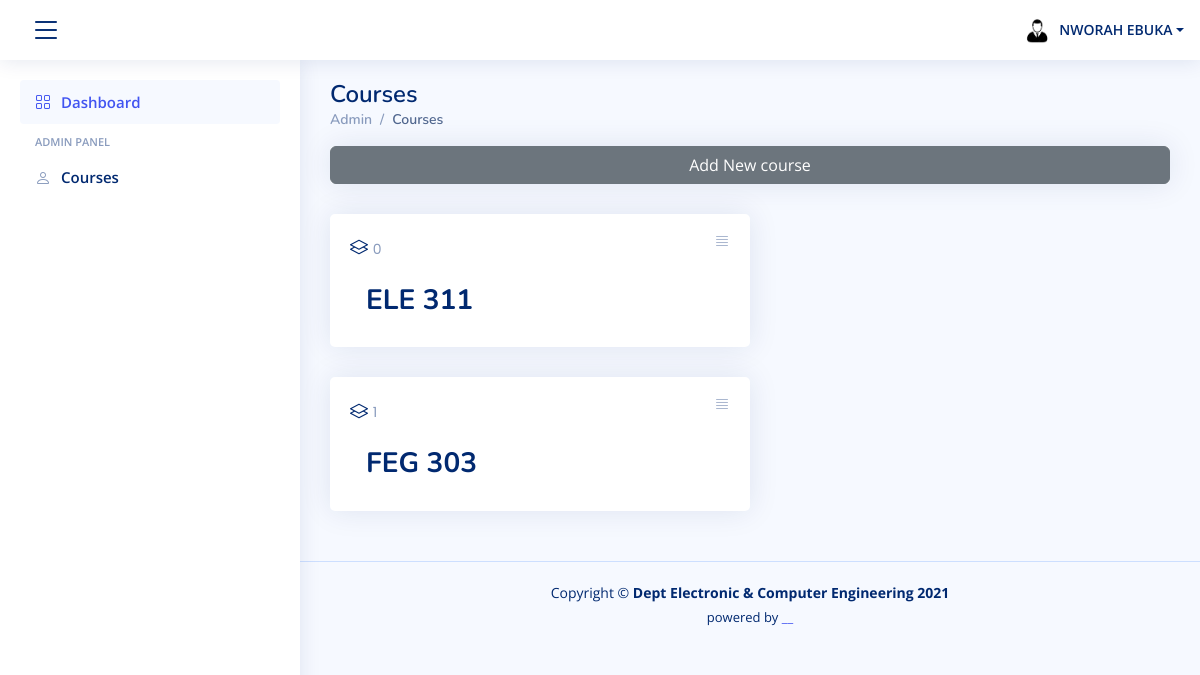
Before: /courses/ (signed in) with the older database file.
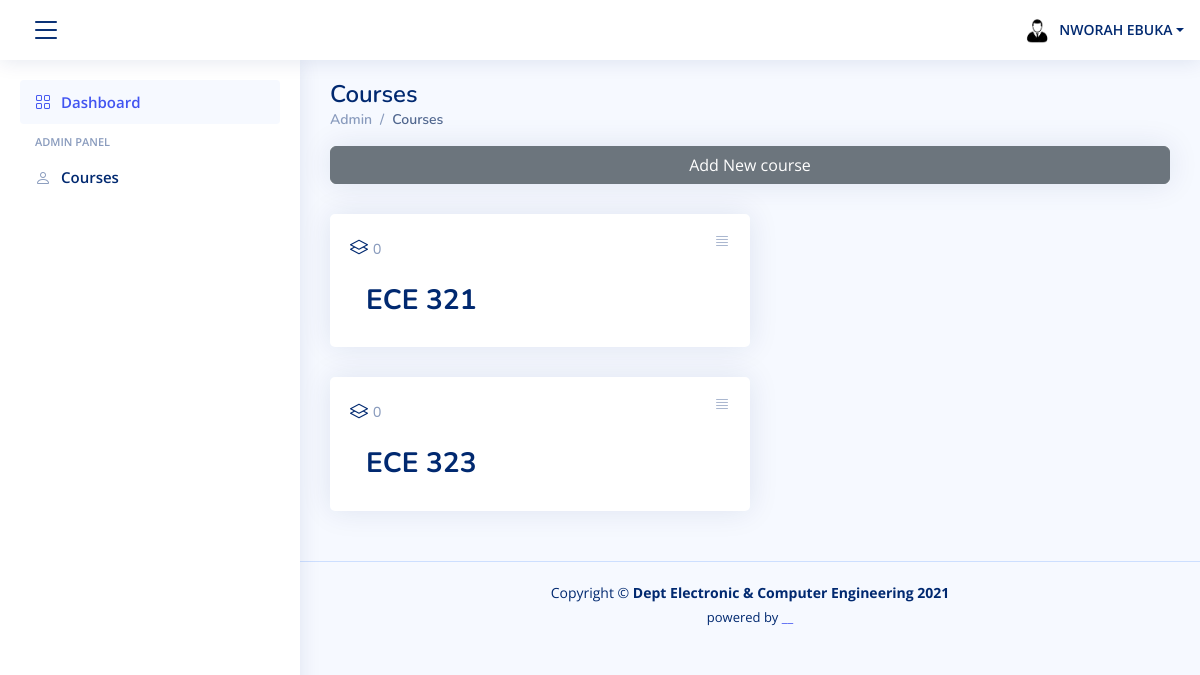
After: the same page with the newer database file.
### attendance/models.py (models this page shows, shortened)
class Course(models.Model):
    name_choices = settings.COURSE_LIST
    name = models.CharField(max_length=255, choices=name_choices, unique=True)
    def total_attendance(self):
        return self.attendance_set.count()

### attendance/views.py (the view)
# urls.py: path('courses/', CourseList, name='course_list'),
def CourseList(request):
    course = Course.objects.all().order_by('name')
    student = Student.objects.get(reg_number=request.user)
    sex = {'M':'male'}.get(student.sex)
    context = {'courses':course, 'CourseForm':CourseForm, 'sex':sex}
    return render(request, template_name='course_list.html', context=context)

### templates/course_list.html (shortened to what this page needs)
{% extends "partials/base.html" %}
{% block content %}
<main id="main" class="main">
    <div class="pagetitle">
      <h1>Courses</h1>
      <nav>
        <ol class="breadcrumb">
          <li class="breadcrumb-item">Admin</li>
          <li class="breadcrumb-item active">Courses</li>
        </ol>
      </nav>
    </div>
        <div class="card">
             <button type="button" class="btn btn-secondary" data-bs-toggle="modal" data-bs-target="#verticalycentered">
            Add New course
            </button>
        </div>
      <section class="section dashboard">
        {% if courses %}
        {%for course in courses%}
                <div class="col-xxl-4 col-md-6">
                  <div class="card info-card sales-card">
                    <div class="filter">
                      <a class="icon" href="#" data-bs-toggle="dropdown"><i class="bi bi-justify"></i></a>
                    </div>
                    <div class="card-body">
                      <div class="card-title bi-layers"> <span> {{course.total_attendance}} </span></div>
                      <div class="d-flex align-items-center">
                        <div class="ps-3">
                          <h6>{{course.name}}</h6>
                        </div>
                      </div>
                    </div>
                </div>
            </div>
        {%endfor%}
    {%endif%}
        </section>
  </main>
  {% endblock %}

### templates/partials/base.html (shortened to what this page needs)
{% load static %}
<!DOCTYPE html>
<html lang="en">
<head>
  <link href="{% static 'assets/vendor/bootstrap/css/bootstrap.min.css' %}" rel="stylesheet">
  <link href="{% static 'assets/vendor/bootstrap-icons/bootstrap-icons.css' %}" rel="stylesheet">
  <link href="{% static 'assets/css/style.css' %}" rel="stylesheet">
</head>
<body>
  <header id="header" class="header fixed-top d-flex align-items-center">
    <div class="d-flex align-items-center justify-content-between">
      <i class="bi bi-list toggle-sidebar-btn"></i>
    </div>
    <nav class="header-nav ms-auto">
      <ul class="d-flex align-items-center">
        {% if request.user.is_authenticated %}
        <li class="nav-item dropdown pe-3">
          <a class="nav-link nav-profile d-flex align-items-center pe-0" href="#" data-bs-toggle="dropdown">
            {% if sex %}
            <img src="{% static 'assets/img/male.jpg' %}" alt="Profile" class="rounded-circle">
            {% else %}
            <img src="{% static 'assets/img/female.jpg' %}" alt="Profile" class="rounded-circle">
            {%endif%}
            <span class="d-md-block dropdown-toggle ps-2">{{request.user.first_name|upper }} {{request.user.last_name|upper}}</span>
          </a>
        </li>
      </ul>
      {% else %}
      <div class="d-flex align-items-center ">
        <div class="logo  text-center">
          <span class=" d-lg-block " style="padding-left:20px"><a href="{%url 'login'%}">Login</a></span>
        </div>
      </div>
      {%endif%}
    </nav>
  </header>
  <aside id="sidebar" class="sidebar">
    <ul class="sidebar-nav" id="sidebar-nav">
      <li class="nav-item">
        <a class="nav-link " href="{% url 'dashboard' %}">
          <i class="bi bi-grid"></i>
          <span>Dashboard</span>
        </a>
      </li>
      <li class="nav-heading">Admin panel</li>
      <li class="nav-item">
        <a class="nav-link collapsed" href="{% url 'course_list' %}">
          <i class="bi bi-person"></i>
          <span>Courses</span>
        </a>
      </li>
    </ul>
  </aside>
      <div id='content'>
        {% block content %}
        {%endblock%}
      </div>
  <footer id="footer" class="footer">
    <div class="copyright">
      Copyright &copy; <strong><span>Dept Electronic &amp; Computer Engineering 2021
      </span></strong>
    </div>
    <div class="credits">
   powered by <a href="#">__</a>
    </div>
  </footer>
</body>
</html>

### static/assets/css/style.css (style rules this page uses)
:root { scroll-behavior: smooth; }
body { font-family: "Open Sans", sans-serif; background: #f6f9ff; color: #444444; }
a { color: #4154f1; text-decoration: none; }
h1, h2, h3, h4, h5, h6 { font-family: "Nunito", sans-serif; }
#main { margin-top: 60px; padding: 20px 30px; transition: all 0.3s; }
.pagetitle { margin-bottom: 10px; }
.pagetitle h1 { font-size: 24px; margin-bottom: 0; font-weight: 600; color: #012970; }
.card { margin-bottom: 30px; border: none; border-radius: 5px; box-shadow: 0px 0 30px rgba(1, 41, 112, 0.1); }
.card-title { padding: 20px 0 15px 0; font-size: 18px; font-weight: 500; color: #012970; font-family: "Poppins", sans-serif; }
.card-title span { color: #899bbd; font-size: 14px; font-weight: 400; }
.card-body { padding: 0 20px 20px 20px; }
.breadcrumb { font-size: 14px; font-family: "Nunito", sans-serif; color: #899bbd; font-weight: 600; }
.breadcrumb .breadcrumb-item::before { color: #899bbd; }
.breadcrumb .active { color: #51678f; font-weight: 600; }
.header { transition: all 0.5s; z-index: 997; height: 60px; box-shadow: 0px 2px 20px rgba(1, 41, 112, 0.1); background-color: #fff; padding-left: 20px; }
.header .toggle-sidebar-btn { font-size: 32px; padding-left: 10px; cursor: pointer; color: #012970; }
.header-nav ul { list-style: none; }
.header-nav>ul { margin: 0; padding: 0; }
.header-nav .nav-profile { color: #012970; }
.header-nav .nav-profile img { max-height: 36px; }
.header-nav .nav-profile span { font-size: 14px; font-weight: 600; }
.sidebar { position: fixed; top: 60px; left: 0; bottom: 0; width: 300px; z-index: 996; transition: all 0.3s; padding: 20px; overflow-y: auto; scrollbar-width: thin; scrollbar-color: #aab7cf transparent; box-shadow: 0px 0px 20px rgba(1, 41, 112, 0.1); background-color: #fff; }
@media (min-width: 1200px) { #main, #footer { margin-left: 300px; } }
.sidebar-nav { padding: 0; margin: 0; list-style: none; }
.sidebar-nav li { padding: 0; margin: 0; list-style: none; }
.sidebar-nav .nav-item { margin-bottom: 5px; }
.sidebar-nav .nav-heading { font-size: 11px; text-transform: uppercase; color: #899bbd; font-weight: 600; margin: 10px 0 5px 15px; }
.sidebar-nav .nav-link { display: flex; align-items: center; font-size: 15px; font-weight: 600; color: #4154f1; transition: 0.3; background: #f6f9ff; padding: 10px 15px; border-radius: 4px; }
.sidebar-nav .nav-link i { font-size: 16px; margin-right: 10px; color: #4154f1; }
.sidebar-nav .nav-link.collapsed { color: #012970; background: #fff; }
.sidebar-nav .nav-link.collapsed i { color: #899bbd; }
.dashboard .filter { position: absolute; right: 0px; top: 15px; }
.dashboard .filter .icon { color: #aab7cf; padding-right: 20px; padding-bottom: 5px; transition: 0.3s; font-size: 16px; }
.dashboard .info-card { padding-bottom: 10px; }
.dashboard .info-card h6 { font-size: 28px; color: #012970; font-weight: 700; margin: 0; padding: 0; }
.footer { padding: 20px 0; font-size: 14px; transition: all 0.3s; border-top: 1px solid #cddfff; }
.footer .copyright { text-align: center; color: #012970; }
.footer .credits { padding-top: 5px; text-align: center; font-size: 13px; color: #012970; }

Changed rows visible on the page:
removed Course: total_attendance "0", name "ELE 311"
removed Course: total_attendance "1", name "FEG 303"
added Course: total_attendance "0", name "ECE 321"
added Course: total_attendance "0", name "ECE 323"
